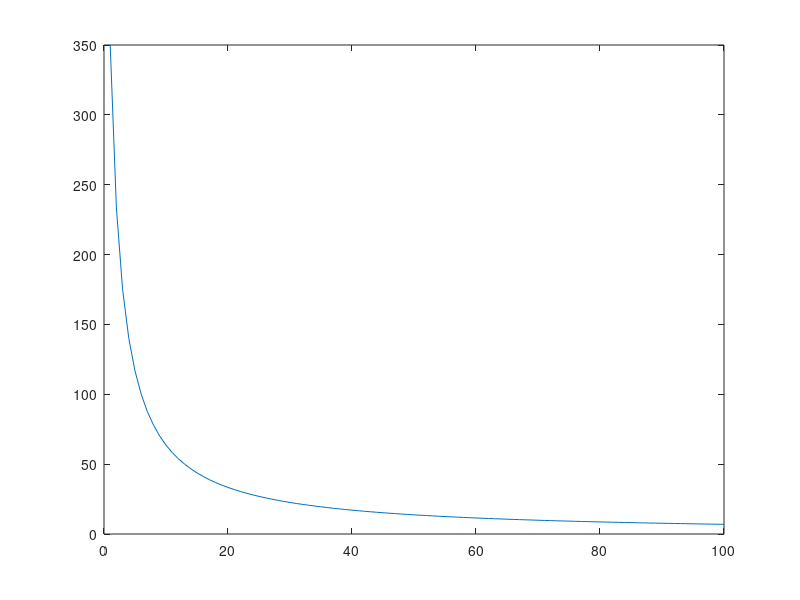
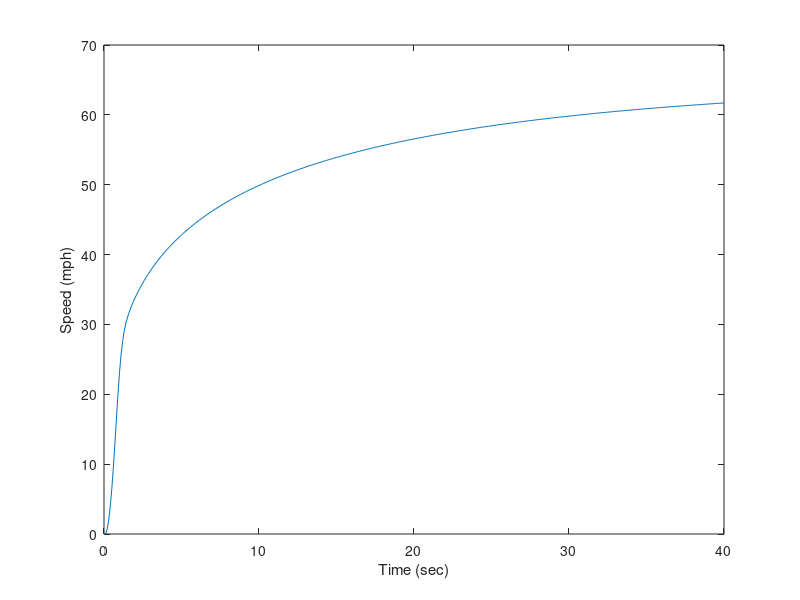
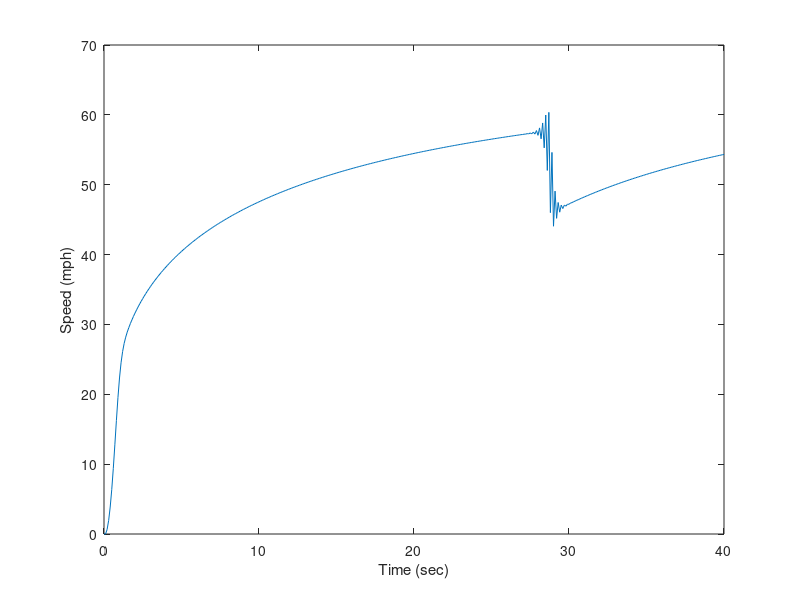
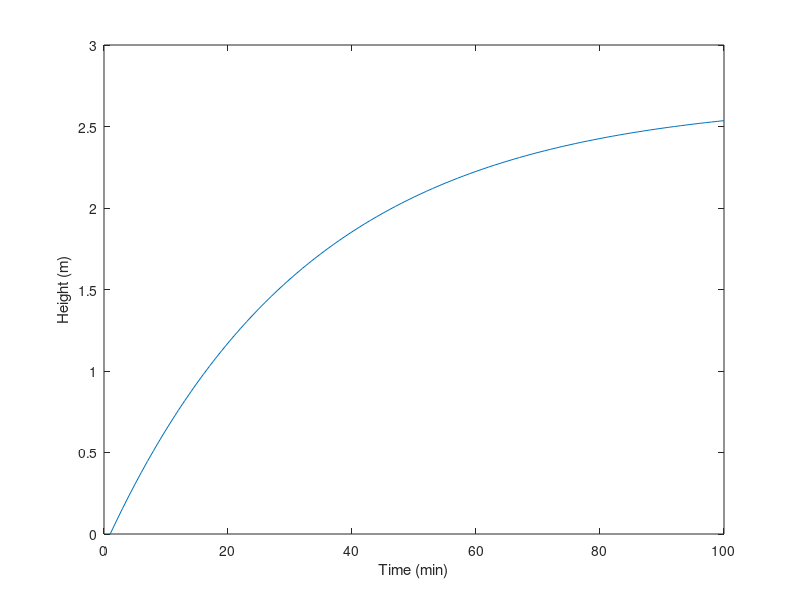

Here is the MATLAB script that generated these plots, in order:
%% 1. Make a plot for the temperature of the oven.
clc; clear; close all;

TSet = 700;   % Celcius
Gp = 1:1:100; % Gain
TAct = TSet./(1 + Gp);
plot(Gp, TAct);

%% 2. Include realistic wind resistance in the model.
clc; clear; close all;

INERTIA = 20;
PROPORTIONAL_CONTROLLER = 20;
RESISTANCE = 0.04;
DESIRED_SPEED = 65;
TIME_STEP = 0.1;

TimeValues = 0:TIME_STEP:40;
Speed(1:2) = 0;

for i = 2:length(TimeValues)-1
    a = (3*RESISTANCE*TIME_STEP/INERTIA);
    b = PROPORTIONAL_CONTROLLER*(TIME_STEP^2)/INERTIA;
    
    Speed(i+1) = 2*Speed(i)-Speed(i-1) ...
        - a*(Speed(i)^2)*(Speed(i)-Speed(i-1)) ...
        - b*(Speed(i) - DESIRED_SPEED);
end

figure
plot(TimeValues, Speed)
xlabel('Time (sec)');
ylabel('Speed (mph)');

%% 3. Change C to 0.05;
clc; clear; close all;

INERTIA = 20;
PROPORTIONAL_CONTROLLER = 20;
RESISTANCE = 0.05;
DESIRED_SPEED = 65;
TIME_STEP = 0.1;

TimeValues = 0:TIME_STEP:40;
Speed(1:2) = 0;

for i = 2:length(TimeValues)-1
    a = (3*RESISTANCE*TIME_STEP/INERTIA);
    b = PROPORTIONAL_CONTROLLER*(TIME_STEP^2)/INERTIA;
    
    Speed(i+1) = 2*Speed(i)-Speed(i-1) ...
        - a*(Speed(i)^2)*(Speed(i)-Speed(i-1)) ...
        - b*(Speed(i) - DESIRED_SPEED);
end

figure
plot(TimeValues, Speed)
xlabel('Time (sec)');
ylabel('Speed (mph)');

%% 4. Plot height of water vs. time.

AREA = 10;                     % m^2
MAX_HEIGHT = 4;                % m
PROPORTIONAL_CONTROLLER = 0.2; % m^2/min
TIME_STEP = 1;                 % min
R_FLOW = 10;                   % min/m^2

c1 = (1 - (TIME_STEP/(R_FLOW*AREA)));
c2 = PROPORTIONAL_CONTROLLER*TIME_STEP/AREA;

Time = 1:TIME_STEP:100;
Height = zeros(1, length(Time));
Height(1) = 0;

for i = 2:length(Time)
    Height(i) = c1*Height(i-1) + c2*(MAX_HEIGHT - Height(i-1));
end

figure
plot(Time, Height);
xlabel('Time (min)');
ylabel('Height (m)');
